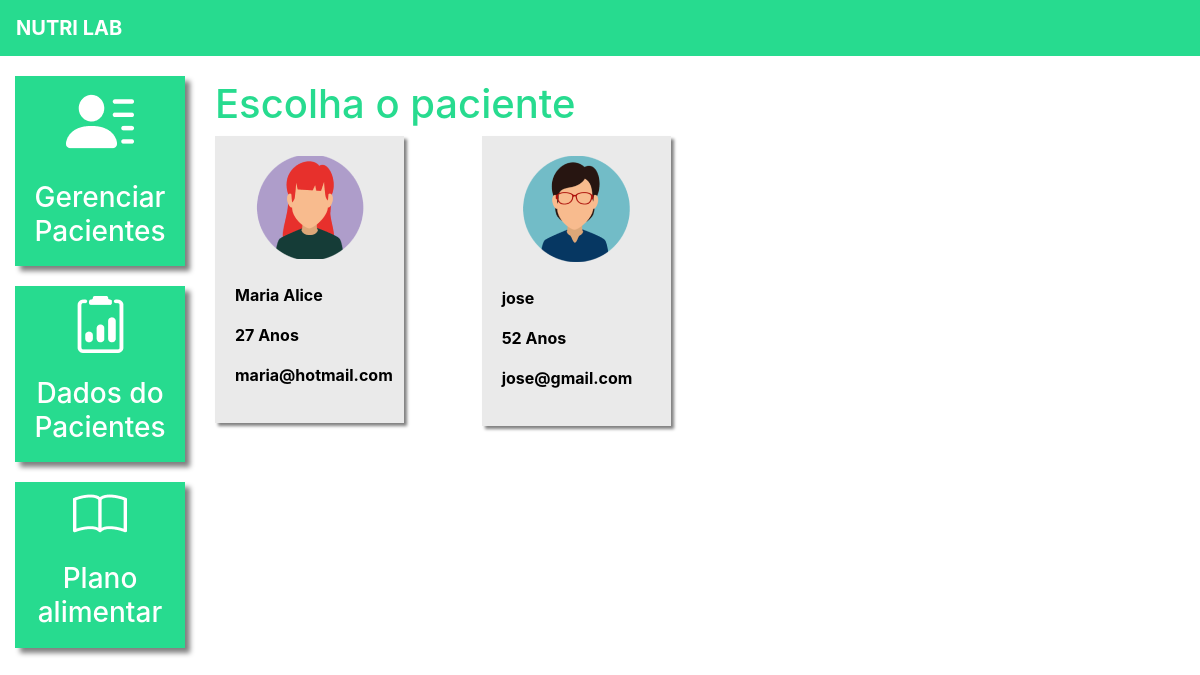
Page /dados_paciente/ (signed in) on the committed database.
### plataforma/models.py (models this page shows, shortened)
class Pacientes(models.Model):
    choices_sexo = (('F', 'Feminino'),
                    ('M', 'Maculino'))
    nome = models.CharField(max_length=50)
    sexo = models.CharField(max_length=1, choices=choices_sexo)
    idade = models.IntegerField()
    email = models.EmailField()
    telefone = models.CharField(max_length=19)
    nutri = models.ForeignKey(User, on_delete=models.CASCADE)

### plataforma/views.py (the view)
# urls.py: path('dados_paciente/', dados_paciente_listar, name="dados_paciente_listar"),
@login_required(login_url='/auth/logar/')
def dados_paciente_listar(request):
    if request.method == "GET":
        pacientes = Pacientes.objects.filter(nutri=request.user)
        return render(request, 'dados_paciente_listar.html', {'pacientes': pacientes})

### plataforma/templates/dados_paciente_listar.html (shortened to what this page needs)
{% extends 'base_plataforma.html' %}
{% load static %}
{% block 'plataforma' %}
    <br>
    <h1 class="titulo">Escolha o paciente</h1>
    <div  class="row">
        {% for paciente in pacientes%}
            <div class="col-md-4">
                <a href="{% url 'dados_paciente' paciente.id %}" class="link-hover">
                    <div class="card-paciente">
                        <div class="foto-perfil">
                            {% if paciente.sexo == "M"%}
                                <img src="{% static 'plataforma/img/perfil2.png' %}">
                            {% else %}
                                <img src="{% static 'plataforma/img/perfil1.png' %}">
                            {% endif %}
                        </div>
                        <br>
                        <p class="dados">{{paciente.nome}}</p>
                        <p class="dados">{{paciente.idade}} Anos</p>
                        <p class="dados">{{paciente.email}}</p>
                    </div>
                </a>
            </div>
        {% endfor %}
    </div>
{% endblock%}

### templates/static/plataforma/css/css.css (style rules this page uses)
.titulo { color: #27DB8F; }
.card-paciente { background-color: #EAEAEA; width: 80%; box-shadow: 3px 3px 3px gray; padding: 20px; color: black; }
.foto-perfil { text-align: center; }
.dados { font-weight: bold; }

### rows in the picture
Pacientes: nome "Maria Alice", idade "27", email "maria@hotmail.com"
Pacientes: nome "jose", idade "52", email "jose@gmail.com"
